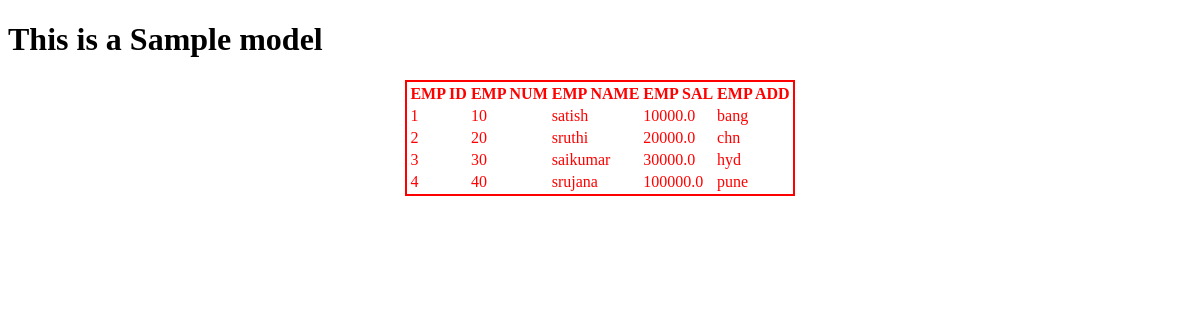
The page /emp/ on the database its author committed.
### testapp/models.py (models this page shows, shortened)
class Employee(models.Model):
    enum = models.IntegerField()
    ename = models.CharField(max_length=30)
    esal = models.FloatField()
    eadd = models.CharField(max_length=30)

### testapp/views.py (the view)
# urls.py: path('emp/',views.empinfo),
def empinfo(request):
    emp_list=Employee.objects.all()
    my_dict = {'emp_list':emp_list}
    return render(request,'testapp/emp.html',context=my_dict)

### templates/testapp/emp.html (shortened to what this page needs)
<!DOCTYPE html>
{% load static %}
<html lang="en" dir="ltr">
  <head>
    <link rel="stylesheet" href="{% static "css/demo1.css" %}">
  </head>
  <body>
    <h1>This is a Sample model</h1>
    {% if emp_list %}
      <table>
        <thead>
          <th>EMP ID</th>
          <th>EMP NUM</th>
          <th>EMP NAME</th>
          <th>EMP SAL</th>
          <th>EMP ADD</th>
        </thead>
        {% for emp in emp_list %}
          <tr>
            <td>{{emp.id}}</td>
            <td>{{emp.enum}}</td>
            <td>{{emp.ename}}</td>
            <td>{{emp.esal}}</td>
            <td>{{emp.eadd}}</td>
          </tr>
        {% endfor %}
      </table>
      {% else %}
        <p>No data available</p>
    {% endif %}
  </body>
</html>

### static/css/demo1.css (style rules this page uses)
body { background: url(https://images.unsplash.com/photo-1471897488648-5eae4ac6686b?ixid=MnwxMjA3fDF8MHxwaG90by1wYWdlfHx8fGVufDB8fHx8&ixlib=rb-1.2.1&auto=format&fit=crop&w=387&q=80) }
h1 { color: red text-align:center; }
table { margin: auto; border: 2px solid red; color: red }

### rows shown on the page
Employee: id "1", enum "10", ename "satish", esal "10000.0", eadd "bang"
Employee: id "2", enum "20", ename "sruthi", esal "20000.0", eadd "chn"
Employee: id "3", enum "30", ename "saikumar", esal "30000.0", eadd "hyd"
Employee: id "4", enum "40", ename "srujana", esal "100000.0", eadd "pune"
